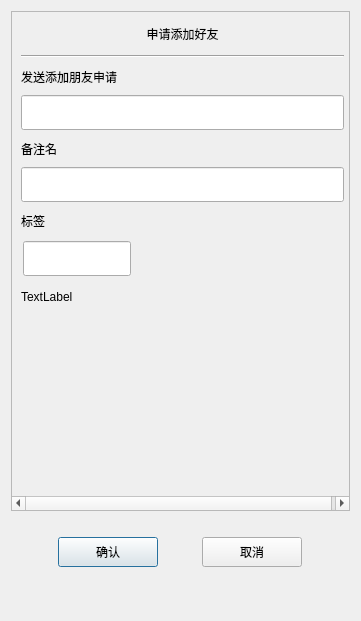
<?xml version="1.0" encoding="UTF-8"?>
<ui version="4.0">
 <class>ApplyFriend</class>
 <widget class="QDialog" name="ApplyFriend">
  <property name="geometry">
   <rect>
    <x>0</x>
    <y>0</y>
    <width>361</width>
    <height>621</height>
   </rect>
  </property>
  <property name="minimumSize">
   <size>
    <width>361</width>
    <height>621</height>
   </size>
  </property>
  <property name="maximumSize">
   <size>
    <width>361</width>
    <height>621</height>
   </size>
  </property>
  <property name="windowTitle">
   <string>Dialog</string>
  </property>
  <layout class="QVBoxLayout" name="verticalLayout">
   <item>
    <widget class="QScrollArea" name="scrollArea">
     <property name="minimumSize">
      <size>
       <width>0</width>
       <height>500</height>
      </size>
     </property>
     <property name="widgetResizable">
      <bool>true</bool>
     </property>
     <widget class="QWidget" name="scrollcontent">
      <property name="geometry">
       <rect>
        <x>0</x>
        <y>0</y>
        <width>341</width>
        <height>498</height>
       </rect>
      </property>
      <layout class="QVBoxLayout" name="verticalLayout_6">
       <property name="spacing">
        <number>0</number>
       </property>
       <property name="leftMargin">
        <number>0</number>
       </property>
       <property name="rightMargin">
        <number>0</number>
       </property>
       <item>
        <widget class="QLabel" name="apply_lb">
         <property name="minimumSize">
          <size>
           <width>0</width>
           <height>25</height>
          </size>
         </property>
         <property name="maximumSize">
          <size>
           <width>16777215</width>
           <height>25</height>
          </size>
         </property>
         <property name="text">
          <string>申请添加好友</string>
         </property>
         <property name="alignment">
          <set>Qt::AlignmentFlag::AlignCenter</set>
         </property>
        </widget>
       </item>
       <item>
        <widget class="QWidget" name="apply_wid" native="true">
         <layout class="QVBoxLayout" name="verticalLayout_2">
          <item>
           <widget class="Line" name="h_line">
            <property name="orientation">
             <enum>Qt::Orientation::Horizontal</enum>
            </property>
           </widget>
          </item>
          <item>
           <widget class="QLabel" name="label">
            <property name="minimumSize">
             <size>
              <width>0</width>
              <height>25</height>
             </size>
            </property>
            <property name="maximumSize">
             <size>
              <width>16777215</width>
              <height>25</height>
             </size>
            </property>
            <property name="text">
             <string>发送添加朋友申请</string>
            </property>
           </widget>
          </item>
          <item>
           <widget class="CustomizeEdit" name="name_ed">
            <property name="minimumSize">
             <size>
              <width>0</width>
              <height>35</height>
             </size>
            </property>
            <property name="maximumSize">
             <size>
              <width>16777215</width>
              <height>35</height>
             </size>
            </property>
           </widget>
          </item>
          <item>
           <widget class="QLabel" name="label_2">
            <property name="minimumSize">
             <size>
              <width>0</width>
              <height>25</height>
             </size>
            </property>
            <property name="maximumSize">
             <size>
              <width>16777215</width>
              <height>25</height>
             </size>
            </property>
            <property name="text">
             <string>备注名</string>
            </property>
           </widget>
          </item>
          <item>
           <widget class="CustomizeEdit" name="back_ed">
            <property name="minimumSize">
             <size>
              <width>0</width>
              <height>35</height>
             </size>
            </property>
            <property name="maximumSize">
             <size>
              <width>16777215</width>
              <height>35</height>
             </size>
            </property>
           </widget>
          </item>
          <item>
           <widget class="QLabel" name="label_3">
            <property name="minimumSize">
             <size>
              <width>0</width>
              <height>25</height>
             </size>
            </property>
            <property name="maximumSize">
             <size>
              <width>16777215</width>
              <height>25</height>
             </size>
            </property>
            <property name="text">
             <string>标签</string>
            </property>
           </widget>
          </item>
          <item>
           <widget class="QWidget" name="lb_group_wid" native="true">
            <property name="minimumSize">
             <size>
              <width>0</width>
              <height>50</height>
             </size>
            </property>
            <layout class="QVBoxLayout" name="verticalLayout_4">
             <property name="spacing">
              <number>0</number>
             </property>
             <property name="leftMargin">
              <number>0</number>
             </property>
             <property name="topMargin">
              <number>0</number>
             </property>
             <property name="rightMargin">
              <number>0</number>
             </property>
             <property name="bottomMargin">
              <number>0</number>
             </property>
             <item>
              <widget class="QWidget" name="gridWidget" native="true">
               <property name="minimumSize">
                <size>
                 <width>0</width>
                 <height>40</height>
                </size>
               </property>
               <property name="maximumSize">
                <size>
                 <width>16777215</width>
                 <height>40</height>
                </size>
               </property>
               <widget class="CustomizeEdit" name="lb_ed">
                <property name="geometry">
                 <rect>
                  <x>2</x>
                  <y>2</y>
                  <width>108</width>
                  <height>35</height>
                 </rect>
                </property>
                <property name="minimumSize">
                 <size>
                  <width>0</width>
                  <height>0</height>
                 </size>
                </property>
                <property name="maximumSize">
                 <size>
                  <width>16777215</width>
                  <height>35</height>
                 </size>
                </property>
               </widget>
              </widget>
             </item>
             <item>
              <widget class="QWidget" name="input_tip_wid" native="true">
               <property name="minimumSize">
                <size>
                 <width>0</width>
                 <height>35</height>
                </size>
               </property>
               <layout class="QVBoxLayout" name="verticalLayout_5">
                <property name="spacing">
                 <number>0</number>
                </property>
                <property name="leftMargin">
                 <number>0</number>
                </property>
                <property name="topMargin">
                 <number>0</number>
                </property>
                <property name="rightMargin">
                 <number>0</number>
                </property>
                <property name="bottomMargin">
                 <number>0</number>
                </property>
                <item>
                 <widget class="ClickedOnceLabel" name="tip_lb">
                  <property name="text">
                   <string>TextLabel</string>
                  </property>
                  <property name="alignment">
                   <set>Qt::AlignmentFlag::AlignLeading|Qt::AlignmentFlag::AlignLeft|Qt::AlignmentFlag::AlignVCenter</set>
                  </property>
                 </widget>
                </item>
               </layout>
              </widget>
             </item>
            </layout>
           </widget>
          </item>
          <item>
           <widget class="QWidget" name="widget" native="true">
            <property name="minimumSize">
             <size>
              <width>0</width>
              <height>60</height>
             </size>
            </property>
            <property name="maximumSize">
             <size>
              <width>16777215</width>
              <height>16777215</height>
             </size>
            </property>
            <layout class="QHBoxLayout" name="horizontalLayout">
             <property name="leftMargin">
              <number>0</number>
             </property>
             <property name="topMargin">
              <number>0</number>
             </property>
             <property name="rightMargin">
              <number>0</number>
             </property>
             <property name="bottomMargin">
              <number>0</number>
             </property>
             <item>
              <widget class="QWidget" name="lb_list" native="true">
               <property name="minimumSize">
                <size>
                 <width>287</width>
                 <height>50</height>
                </size>
               </property>
               <property name="maximumSize">
                <size>
                 <width>287</width>
                 <height>16777215</height>
                </size>
               </property>
              </widget>
             </item>
             <item>
              <widget class="QWidget" name="more_lb_wid" native="true">
               <property name="minimumSize">
                <size>
                 <width>30</width>
                 <height>0</height>
                </size>
               </property>
               <property name="maximumSize">
                <size>
                 <width>30</width>
                 <height>16777215</height>
                </size>
               </property>
               <layout class="QVBoxLayout" name="verticalLayout_3">
                <property name="leftMargin">
                 <number>2</number>
                </property>
                <property name="topMargin">
                 <number>2</number>
                </property>
                <property name="rightMargin">
                 <number>2</number>
                </property>
                <property name="bottomMargin">
                 <number>2</number>
                </property>
                <item>
                 <spacer name="verticalSpacer_2">
                  <property name="orientation">
                   <enum>Qt::Orientation::Vertical</enum>
                  </property>
                  <property name="sizeHint" stdset="0">
                   <size>
                    <width>20</width>
                    <height>40</height>
                   </size>
                  </property>
                 </spacer>
                </item>
                <item>
                 <widget class="ClickedOnceLabel" name="more_lb">
                  <property name="minimumSize">
                   <size>
                    <width>25</width>
                    <height>25</height>
                   </size>
                  </property>
                  <property name="maximumSize">
                   <size>
                    <width>25</width>
                    <height>25</height>
                   </size>
                  </property>
                  <property name="text">
                   <string/>
                  </property>
                 </widget>
                </item>
                <item>
                 <spacer name="verticalSpacer_4">
                  <property name="orientation">
                   <enum>Qt::Orientation::Vertical</enum>
                  </property>
                  <property name="sizeType">
                   <enum>QSizePolicy::Policy::Fixed</enum>
                  </property>
                  <property name="sizeHint" stdset="0">
                   <size>
                    <width>20</width>
                    <height>60</height>
                   </size>
                  </property>
                 </spacer>
                </item>
               </layout>
              </widget>
             </item>
            </layout>
           </widget>
          </item>
         </layout>
        </widget>
       </item>
      </layout>
     </widget>
    </widget>
   </item>
   <item>
    <spacer name="verticalSpacer_3">
     <property name="orientation">
      <enum>Qt::Orientation::Vertical</enum>
     </property>
     <property name="sizeType">
      <enum>QSizePolicy::Policy::Fixed</enum>
     </property>
     <property name="sizeHint" stdset="0">
      <size>
       <width>20</width>
       <height>10</height>
      </size>
     </property>
    </spacer>
   </item>
   <item>
    <widget class="QWidget" name="apply_sure_wid" native="true">
     <property name="minimumSize">
      <size>
       <width>0</width>
       <height>50</height>
      </size>
     </property>
     <layout class="QHBoxLayout" name="horizontalLayout_2">
      <item>
       <spacer name="horizontalSpacer">
        <property name="orientation">
         <enum>Qt::Orientation::Horizontal</enum>
        </property>
        <property name="sizeHint" stdset="0">
         <size>
          <width>39</width>
          <height>20</height>
         </size>
        </property>
       </spacer>
      </item>
      <item>
       <widget class="ClickedBtn" name="sure_btn">
        <property name="minimumSize">
         <size>
          <width>100</width>
          <height>30</height>
         </size>
        </property>
        <property name="maximumSize">
         <size>
          <width>100</width>
          <height>30</height>
         </size>
        </property>
        <property name="text">
         <string>确认</string>
        </property>
       </widget>
      </item>
      <item>
       <spacer name="horizontalSpacer_3">
        <property name="orientation">
         <enum>Qt::Orientation::Horizontal</enum>
        </property>
        <property name="sizeHint" stdset="0">
         <size>
          <width>40</width>
          <height>20</height>
         </size>
        </property>
       </spacer>
      </item>
      <item>
       <widget class="ClickedBtn" name="cancel_btn">
        <property name="minimumSize">
         <size>
          <width>100</width>
          <height>30</height>
         </size>
        </property>
        <property name="text">
         <string>取消</string>
        </property>
       </widget>
      </item>
      <item>
       <spacer name="horizontalSpacer_2">
        <property name="orientation">
         <enum>Qt::Orientation::Horizontal</enum>
        </property>
        <property name="sizeHint" stdset="0">
         <size>
          <width>40</width>
          <height>20</height>
         </size>
        </property>
       </spacer>
      </item>
     </layout>
    </widget>
   </item>
   <item>
    <spacer name="verticalSpacer">
     <property name="orientation">
      <enum>Qt::Orientation::Vertical</enum>
     </property>
     <property name="sizeHint" stdset="0">
      <size>
       <width>20</width>
       <height>19</height>
      </size>
     </property>
    </spacer>
   </item>
  </layout>
 </widget>
 <customwidgets>
  <customwidget>
   <class>ClickedBtn</class>
   <extends>QPushButton</extends>
   <header>clickedbtn.h</header>
  </customwidget>
  <customwidget>
   <class>CustomizeEdit</class>
   <extends>QLineEdit</extends>
   <header>customizeedit.h</header>
  </customwidget>
  <customwidget>
   <class>ClickedOnceLabel</class>
   <extends>QLabel</extends>
   <header>clickedoncelabel.h</header>
  </customwidget>
 </customwidgets>
 <resources/>
 <connections/>
</ui>
